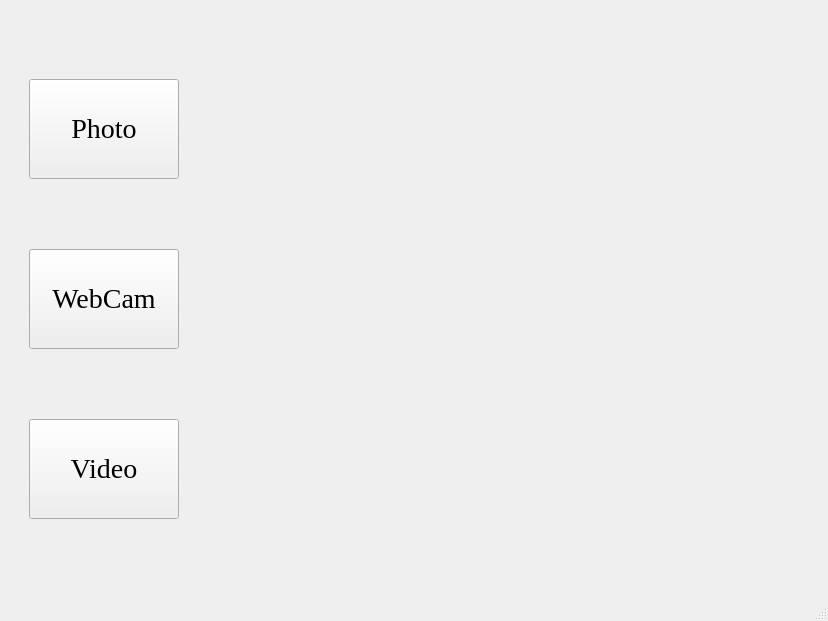
<?xml version="1.0" encoding="UTF-8"?>
<ui version="4.0">
 <class>MainWindow</class>
 <widget class="QMainWindow" name="MainWindow">
  <property name="geometry">
   <rect>
    <x>0</x>
    <y>0</y>
    <width>828</width>
    <height>621</height>
   </rect>
  </property>
  <property name="windowTitle">
   <string>MainWindow</string>
  </property>
  <widget class="QWidget" name="centralwidget">
   <layout class="QHBoxLayout" name="horizontalLayout_2">
    <item>
     <layout class="QHBoxLayout" name="horizontalLayout" stretch="1,3">
      <item>
       <layout class="QVBoxLayout" name="verticalLayout">
        <property name="spacing">
         <number>0</number>
        </property>
        <property name="leftMargin">
         <number>20</number>
        </property>
        <property name="rightMargin">
         <number>20</number>
        </property>
        <item>
         <widget class="QPushButton" name="picButton">
          <property name="sizePolicy">
           <sizepolicy hsizetype="Fixed" vsizetype="Fixed">
            <horstretch>0</horstretch>
            <verstretch>0</verstretch>
           </sizepolicy>
          </property>
          <property name="minimumSize">
           <size>
            <width>150</width>
            <height>100</height>
           </size>
          </property>
          <property name="maximumSize">
           <size>
            <width>150</width>
            <height>100</height>
           </size>
          </property>
          <property name="sizeIncrement">
           <size>
            <width>0</width>
            <height>0</height>
           </size>
          </property>
          <property name="baseSize">
           <size>
            <width>0</width>
            <height>0</height>
           </size>
          </property>
          <property name="font">
           <font>
            <family>Times New Roman</family>
            <pointsize>21</pointsize>
           </font>
          </property>
          <property name="text">
           <string>Photo</string>
          </property>
         </widget>
        </item>
        <item>
         <widget class="QPushButton" name="pushButton">
          <property name="minimumSize">
           <size>
            <width>150</width>
            <height>100</height>
           </size>
          </property>
          <property name="maximumSize">
           <size>
            <width>150</width>
            <height>100</height>
           </size>
          </property>
          <property name="font">
           <font>
            <family>Times New Roman</family>
            <pointsize>21</pointsize>
           </font>
          </property>
          <property name="text">
           <string>WebCam</string>
          </property>
         </widget>
        </item>
        <item>
         <widget class="QPushButton" name="videoButton">
          <property name="enabled">
           <bool>true</bool>
          </property>
          <property name="sizePolicy">
           <sizepolicy hsizetype="Minimum" vsizetype="MinimumExpanding">
            <horstretch>0</horstretch>
            <verstretch>0</verstretch>
           </sizepolicy>
          </property>
          <property name="minimumSize">
           <size>
            <width>150</width>
            <height>100</height>
           </size>
          </property>
          <property name="maximumSize">
           <size>
            <width>150</width>
            <height>100</height>
           </size>
          </property>
          <property name="font">
           <font>
            <family>Times New Roman</family>
            <pointsize>21</pointsize>
           </font>
          </property>
          <property name="text">
           <string>Video</string>
          </property>
         </widget>
        </item>
       </layout>
      </item>
      <item>
       <widget class="QLabel" name="label">
        <property name="text">
         <string/>
        </property>
       </widget>
      </item>
     </layout>
    </item>
   </layout>
  </widget>
  <widget class="QMenuBar" name="menubar">
   <property name="geometry">
    <rect>
     <x>0</x>
     <y>0</y>
     <width>828</width>
     <height>23</height>
    </rect>
   </property>
  </widget>
  <widget class="QStatusBar" name="statusbar"/>
 </widget>
 <resources/>
 <connections/>
</ui>
